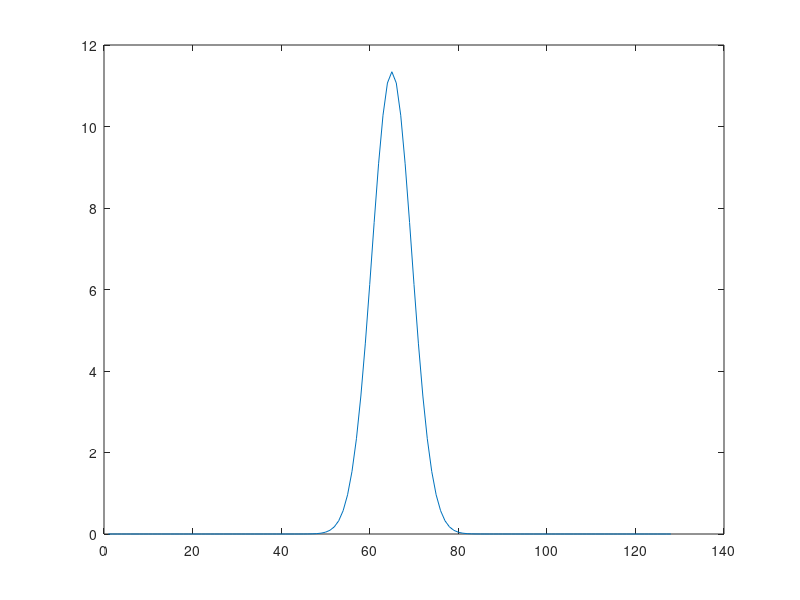

Source code (MATLAB):
clear all; close all; clc

L=20;
n=128;
x2=linspace(-L/2,L/2,n+1);
x=x2(1:n);
u=exp(-x.*x);
ut=fft(u);
utt=fftshift(abs(ut));

max(abs(utt))
plot(utt)